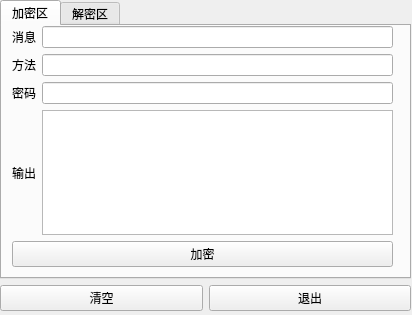
<?xml version="1.0" encoding="UTF-8"?>
<ui version="4.0">
 <class>root</class>
 <widget class="QWidget" name="root">
  <property name="geometry">
   <rect>
    <x>0</x>
    <y>0</y>
    <width>412</width>
    <height>315</height>
   </rect>
  </property>
  <property name="windowTitle">
   <string>EnDeCrypter v1.0.0</string>
  </property>
  <widget class="QWidget" name="gridLayoutWidget">
   <property name="geometry">
    <rect>
     <x>0</x>
     <y>0</y>
     <width>411</width>
     <height>311</height>
    </rect>
   </property>
   <property name="font">
    <font>
     <family>Consolas</family>
    </font>
   </property>
   <layout class="QGridLayout" name="main_layout">
    <item row="1" column="1">
     <widget class="QPushButton" name="exit_button">
      <property name="font">
       <font>
        <family>Consolas</family>
       </font>
      </property>
      <property name="text">
       <string>退出</string>
      </property>
     </widget>
    </item>
    <item row="1" column="0">
     <widget class="QPushButton" name="clear_button">
      <property name="font">
       <font>
        <family>Consolas</family>
       </font>
      </property>
      <property name="text">
       <string>清空</string>
      </property>
     </widget>
    </item>
    <item row="0" column="0" colspan="2">
     <widget class="QTabWidget" name="main_tab">
      <property name="font">
       <font>
        <family>Consolas</family>
       </font>
      </property>
      <property name="toolTip">
       <string>&lt;html&gt;&lt;head/&gt;&lt;body&gt;&lt;p&gt;加密区&lt;/p&gt;&lt;/body&gt;&lt;/html&gt;</string>
      </property>
      <property name="currentIndex">
       <number>0</number>
      </property>
      <widget class="QWidget" name="encrypt_zone">
       <attribute name="title">
        <string>加密区</string>
       </attribute>
       <widget class="QWidget" name="gridLayoutWidget_2">
        <property name="geometry">
         <rect>
          <x>10</x>
          <y>0</y>
          <width>381</width>
          <height>241</height>
         </rect>
        </property>
        <property name="font">
         <font>
          <family>Consolas</family>
         </font>
        </property>
        <layout class="QGridLayout" name="ect_layout">
         <item row="1" column="0">
          <widget class="QLabel" name="mtd_label1">
           <property name="font">
            <font>
             <family>Consolas</family>
            </font>
           </property>
           <property name="text">
            <string>方法</string>
           </property>
          </widget>
         </item>
         <item row="2" column="0">
          <widget class="QLabel" name="psw_label1">
           <property name="font">
            <font>
             <family>Consolas</family>
            </font>
           </property>
           <property name="text">
            <string>密码</string>
           </property>
          </widget>
         </item>
         <item row="1" column="1">
          <widget class="QLineEdit" name="mtd_input1">
           <property name="font">
            <font>
             <family>Consolas</family>
            </font>
           </property>
          </widget>
         </item>
         <item row="0" column="0">
          <widget class="QLabel" name="msg_label1">
           <property name="font">
            <font>
             <family>Consolas</family>
            </font>
           </property>
           <property name="text">
            <string>消息</string>
           </property>
          </widget>
         </item>
         <item row="0" column="1">
          <widget class="QLineEdit" name="msg_input1">
           <property name="font">
            <font>
             <family>Consolas</family>
            </font>
           </property>
          </widget>
         </item>
         <item row="2" column="1">
          <widget class="QLineEdit" name="psw_input1">
           <property name="font">
            <font>
             <family>Consolas</family>
            </font>
           </property>
          </widget>
         </item>
         <item row="3" column="1">
          <widget class="QTextEdit" name="out_text1">
           <property name="font">
            <font>
             <family>Consolas</family>
            </font>
           </property>
          </widget>
         </item>
         <item row="3" column="0">
          <widget class="QLabel" name="out_label1">
           <property name="font">
            <font>
             <family>Consolas</family>
            </font>
           </property>
           <property name="text">
            <string>输出</string>
           </property>
          </widget>
         </item>
         <item row="4" column="0" colspan="2">
          <widget class="QPushButton" name="encrypt_button">
           <property name="font">
            <font>
             <family>Consolas</family>
            </font>
           </property>
           <property name="text">
            <string>加密</string>
           </property>
          </widget>
         </item>
        </layout>
       </widget>
      </widget>
      <widget class="QWidget" name="tab_2">
       <attribute name="title">
        <string>解密区</string>
       </attribute>
       <widget class="QWidget" name="gridLayoutWidget_3">
        <property name="geometry">
         <rect>
          <x>10</x>
          <y>0</y>
          <width>381</width>
          <height>241</height>
         </rect>
        </property>
        <layout class="QGridLayout" name="dct_layout">
         <item row="1" column="0">
          <widget class="QLabel" name="mtd_label2">
           <property name="text">
            <string>方法</string>
           </property>
          </widget>
         </item>
         <item row="2" column="0">
          <widget class="QLabel" name="psw_label2">
           <property name="text">
            <string>密码</string>
           </property>
          </widget>
         </item>
         <item row="1" column="1">
          <widget class="QLineEdit" name="mtd_input2"/>
         </item>
         <item row="0" column="0">
          <widget class="QLabel" name="msg_label2">
           <property name="text">
            <string>消息</string>
           </property>
          </widget>
         </item>
         <item row="0" column="1">
          <widget class="QLineEdit" name="msg_input2">
           <property name="font">
            <font>
             <family>Consolas</family>
            </font>
           </property>
          </widget>
         </item>
         <item row="2" column="1">
          <widget class="QLineEdit" name="psw_input2"/>
         </item>
         <item row="3" column="1">
          <widget class="QTextEdit" name="out_text2"/>
         </item>
         <item row="3" column="0">
          <widget class="QLabel" name="out_label2">
           <property name="text">
            <string>输出</string>
           </property>
          </widget>
         </item>
         <item row="4" column="0" colspan="2">
          <widget class="QPushButton" name="decrypt_button">
           <property name="text">
            <string>解密</string>
           </property>
          </widget>
         </item>
        </layout>
       </widget>
      </widget>
     </widget>
    </item>
   </layout>
  </widget>
 </widget>
 <resources/>
 <connections/>
</ui>
